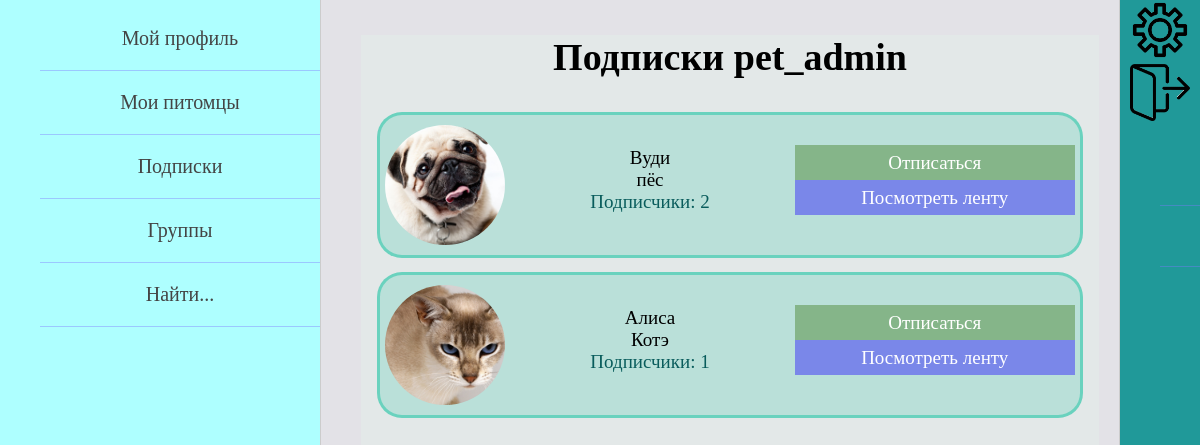
The app's page /profile/1/subscriptions/ (signed in) with its own data.
### pet_owners/models.py (models this page shows, shortened)
class Owner(AbstractUser):
    date_of_birth = models.DateField(blank=True, verbose_name='дата рождения пользователя', null=True)
    avatar = models.ImageField(upload_to="owners_photos/%Y/%m/%d/", blank=True,
                               verbose_name='фото пользователя', null=True)
    about_myself = models.TextField(max_length=520, blank=True, verbose_name='о себе', null=True)
    instagram = models.URLField(blank=True, verbose_name='инстаграм', null=True)
    vkontakte = models.URLField(blank=True, verbose_name='вконтакте', null=True)
    youtube = models.URLField(blank=True, verbose_name='ютуб', null=True)
    full_name_is_hidden = models.BooleanField(default=True)
    date_of_birth_is_hidden = models.BooleanField(default=True)

class Animal(models.Model):
    GENDER = (
        ("мальчик", "мальчик"),
        ("девочка", "девочка")
    )
    name_of_animal = models.CharField(max_length=55, verbose_name='имя питомца')
    pet_owner = models.ForeignKey(settings.AUTH_USER_MODEL, on_delete=models.CASCADE, verbose_name='владелец')
    category_of_animal = models.ForeignKey(AnimalCategory, on_delete=models.PROTECT, verbose_name='вид')
    animal_breed = models.CharField(max_length=100, blank=True, verbose_name='порода питомца')
    date_of_animal_birth = models.DateField(verbose_name='дата рождения питомца', blank=True, null=True)
    sex = models.CharField(max_length=7, choices=GENDER, verbose_name='пол', null=True)
    animal_photo = models.ImageField(upload_to="animals_photos/%Y/%m/%d/", verbose_name='фото питомца')
    about_pet = models.TextField(max_length=520, verbose_name='о питомце')
    class Meta:
        verbose_name = 'Питомец'
        verbose_name_plural = 'Питомцы'

class AnimalCategory(models.Model):
    category = models.CharField(max_length=255, verbose_name='вид домашнего животного')
    def __str__(self):
        return self.category
    class Meta:
        verbose_name = 'Вид'
        verbose_name_plural = 'Виды'

### pet_owners/views.py (the view)
# urls.py: path('profile/<int:id>/subscriptions/', OwnerSubscriptions.as_view(),
class OwnerSubscriptions(DataMixin, ListView):
    model = Owner
    template_name = 'pet_owners/subscriptions_page.html'
    context_object_name = 'profile'
    def get_queryset(self):
        self.queryset = Owner.objects.get(pk=self.kwargs['id'])
        return self.queryset
    def get_context_data(self, *, object_list=None, **kwargs):
        context = super().get_context_data(**kwargs)
        owner = self.queryset
        context['auth_user'] = Owner.objects.get(pk=self.request.user.id)
        animals = Animal.objects.filter(followers__follower=owner)
        context['subscriptions'] = animals
        if self.request.user.id == self.kwargs['id']:
            context['title'] = "Мои подписки"
        else:
            context['title'] = f"Подписки {owner.username}"
        context.update(self.get_left_menu())
        context['user_animals_followed'] = self.get_animals_followers_of_owner(animals)
        return context

### pet_owners/templatetags/pet_owners_tags.py (called while the page is built)
@register.simple_tag
def create_foll_list(animal_name, user_animals_followed):
    return user_animals_followed[animal_name]

### pet_owners/utils.py (called while the page is built)
    def get_left_menu(self):
        context = {}
        if self.request.user.is_authenticated:
            context['left_menu'] = [
                {'title': "Мой профиль", 'url_name': ['profile_home', self.request.user.id]},
                {'title': "Мои питомцы", 'url_name': ['all_animals_page']},
                {'title': "Подписки", 'url_name': ['owner_subscriptions', self.request.user.id]},
                {'title': "Группы", 'url_name': ['profile_home', self.request.user.id]},
                {'title': "Найти...", 'url_name': ['profile_home', self.request.user.id]}
            ]
        else:
            context['left_menu'] = [
                {'title': "Регистрация", 'url_name': 'register'},
                {'title': "Войти", 'url_name': 'login'},
            ]
        return context

### pet_owners/templates/pet_owners/subscriptions_page.html
{% extends 'pet_owners/base.html' %}
{% load pet_owners_tags %}
{% block content %}
<div class="subs_block">
    <h1>Подписки {{profile.username}}</h1>
    <div class="subs_cells">
        {% if subscriptions %}
        {% for sub in subscriptions %}
            {% create_foll_list sub.name_of_animal user_animals_followed as foll_list %}
            <div class="subs_cell">
                <div class="sub_avatar">
                    <img src="{{sub.animal_photo.url}}" height=120>
                </div>
                <div class="sub_info">
                    <div>{{sub.name_of_animal}}</div>
                    <div>{{sub.category_of_animal}}</div>
                    <div class="subs_of_user">
                        <a href="{% url 'animal_followers' sub.pk %}">
                            <span>Подписчики: </span>{{foll_list.count_folls}}
                        </a>
                    </div>
                </div>
                <div class="sub_buttons">
                    {% if sub.pet_owner != auth_user %}
                        {% if foll_list.is_followed %}
                            <div class="unfollow_animal">
                                <a href="{{animal.change_follower}}">Отписаться</a>
                            </div>
                        {% else %}
                            <div class="follow_animal">
                                <a href="{{animal.change_follower}}">Подписаться</a>
                            </div>
                        {% endif %}
                    {% endif %}
                    <div class="select_button">
                        <a href="{% url 'animal_posts' sub.pk %}">Посмотреть ленту</a>
                    </div>
                </div>
            </div>
        {% endfor %}
        {% else %}
            <h2>У пользователя нет активных подписок</h2>
        {% endif %}
    </div>
</div>
{% endblock %}

### pet_owners/templates/pet_owners/base.html (shortened to what this page needs)
{% load static %}
<!DOCTYPE html>
<html lang="en">
<head>
    <link type="text/css" href="{% static 'pet_owners/css/styles.css' %}" rel="stylesheet" />
</head>
<body>
<table class="table-page" border=0 cellpadding="0" cellspacing="0">
<tr>
    <td valign="top" class="left-chapters">
        <ul id="leftchapters">
            {% for el_menu in left_menu %}
                {% if request.user.is_authenticated %}
                    {% if el_menu.url_name|length == 2 %}
                        <li><a href="{% url el_menu.url_name.0 el_menu.url_name.1 %}">
                            {{el_menu.title}}
                        </a></li>
                    {% else %}
                        <li><a href="{% url el_menu.url_name.0 %}">
                            {{el_menu.title}}
                        </a></li>
                    {% endif %}
                {% else %}
                    <li><a href="{% url el_menu.url_name %}">{{el_menu.title}}</a></li>
                {% endif %}
            {% endfor %}
        </ul>
    </td>
    <td valign="top" class="content">
        <div class="content-text">
            {% block content %}
            {% endblock %}
        </div>
    </td>
    <td valign="top" class="right-chapters">
        <table border=0 cellpadding="0" cellspacing="0">
            {% if request.user.is_authenticated %}
            <tr class="settings_button"><td>
                <a href="{% url 'profile-settings' request.user.id %}">
                    <img src="/static/pet_owners/images/settings_img.png" width="60">
                </a>
            </td></tr>
            <tr class="logout_button"><td>
                <a href="{% url 'logout' %}">
                    <img src="/static/pet_owners/images/exit.png" width="60">
                </a>
            </td></tr>
            <tr><td>
                <ul id="rightchapters">
                    {% for sub in subscriptions %}
                       <li><a href="{{ sub.get_absolute_url }}">{{sub.animal}}</a></li>
                    {% endfor %}
                </ul>
            </td></tr>
            {% endif %}
        </table>
    </td>
</tr>
</table>
</body>
</html>

### pet_owners/static/pet_owners/css/styles.css (style rules this page uses)
html, body { font-family: 'Georgia'; margin: 0; padding: 0; height: 100%; width: 100%; color: #000000; }
.table-page { width: 100%; height: 100%; vertical-align: top; }
.table-page tr { height: 100%; }
.left-chapters { margin: 0; background: rgba(140, 255, 255, 0.7); border-right: 1px solid #ccc; min-height: 100%; }
.left-chapters ul { width: 300px; min-height: 100%; margin: 0; padding: 7px 0 7px 20px; list-style: none; font-size: 20px; }
.left-chapters ul li { text-align: center; margin-left: 20px; padding: 20px 0 20px 0; color: #999; border-bottom: 1px solid rgba(126, 117, 255, 0.4); }
.left-chapters ul li a { color: #444; text-decoration: none; transition: color .2s linear; }
.right-chapters { margin: 0; background: #209999; border-left: 1px solid #ccc; min-height: 100%; }
.right-chapters ul { width: 60px; min-height: 100%; margin: 0; padding: 20px 0 10px 20px; list-style: none; font-size: 20px; }
.right-chapters ul li { text-align: center; margin: 10px 0 0 20px; padding: 30px 0 20px 0; color: #999; border-bottom: 1px solid rgba(126, 117, 255, 0.4); }
.settings_button, .logout_button { text-align: center; }
.settings_button a, .logout_button a { display: block; height: 100%; width: 100%; transition: all .2s linear; }
.content { background: #27234621; padding: 10px 20px 20px 40px; width: 100%; height: 100%; box-sizing: border-box; }
.content-text { height: 100%; font-size: 19px; background: #e3e8e8; font-family: Yandex Sans Display Light; }
.subs_of_user a, .foll_name a { color: #095c5c; text-decoration: none; }
.subs_block, .an_posts_block, .foll_block { text-align: center; }
.subs_cells, .foll_cells { width: 100%; text-align: center; }
.subs_cell { background: rgba(26, 196, 162, 0.2); width: 700px; height: 140px; display: inline-block; vertical-align: middle; text-align: center; margin: 7px 0 7px 0; border: 3px solid rgba(26, 196, 162, 0.5); border-radius: 25px; }
.sub_avatar, .foll_avatar, .author_avatar { display: inline-block; vertical-align: middle; text-align: center; max-height: 120px; max-width: 120px; margin-top: 10px; border-radius: 120px; overflow: hidden; }
.sub_info { display: inline-block; vertical-align: middle; width: 40%; }
.sub_buttons, .foll_name { display: inline-block; vertical-align: middle; }
.unfollow_animal { background: rgba(121, 171, 118, 0.8); text-align: center; vertical-align: middle; height: 35px; }
.follow_animal a, .unfollow_animal a { display: block; height: 100%; width: 100%; line-height: 35px; color: #ffffff; text-decoration: none; transition: all .2s linear; }
.select_button { background: rgba(26, 0, 255, 0.4); text-align: center; height: 35px; }
.select_button a { display: block; height: 100%; width: 280px; line-height: 35px; color: #ffffff; text-decoration: none; }

### records on screen
Owner: username "pet_admin"
Animal: animal_photo (picture), name_of_animal "Вуди", category_of_animal "пёс", count_folls "2"
Animal: animal_photo (picture), name_of_animal "Алиса", category_of_animal "Котэ", count_folls "1"

### other values on screen
{{ el_menu.title }} "Мой профиль" "Подписки" "Группы" "Найти..."
{{ el_menu.title }} "Мои питомцы"
